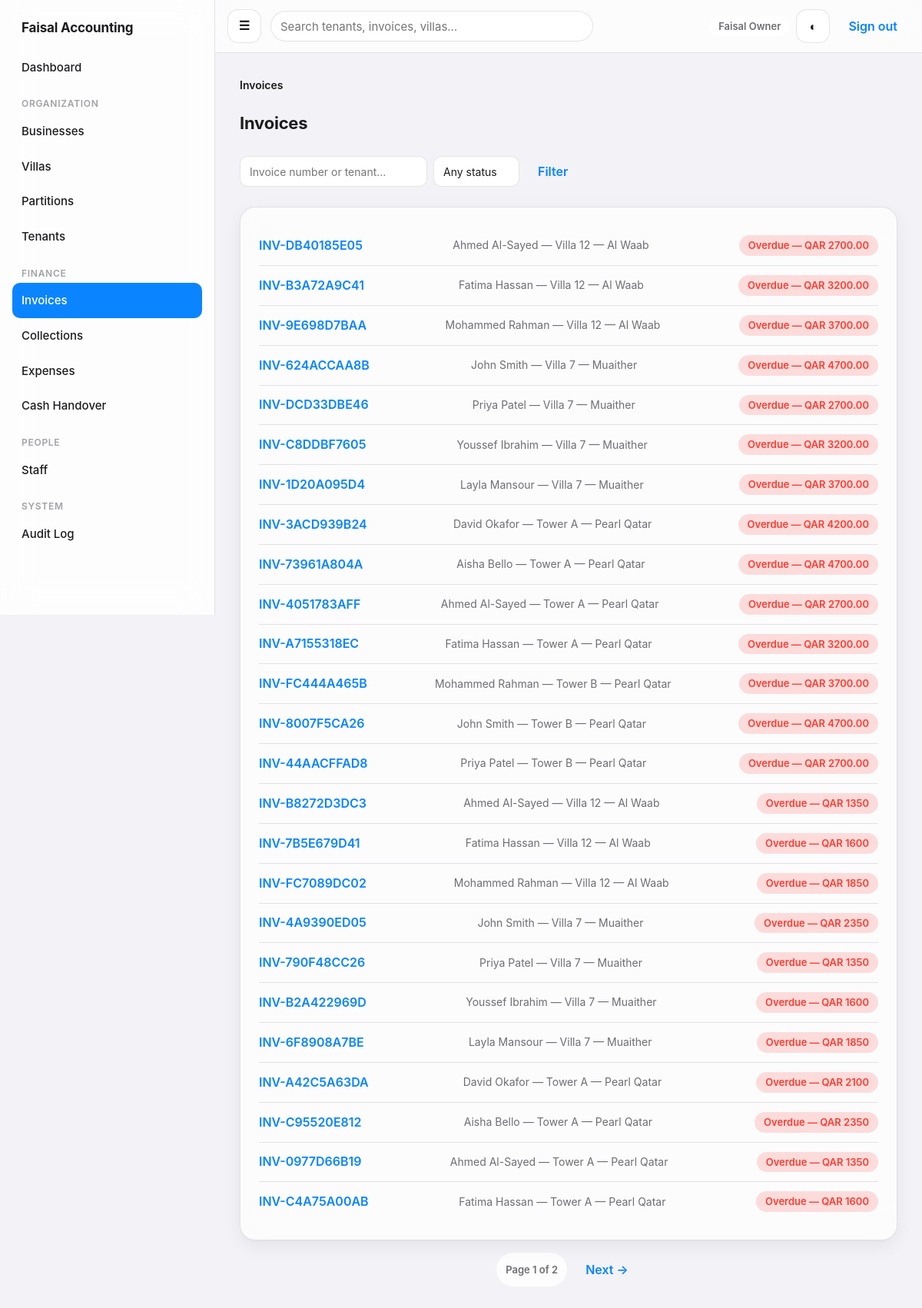
The page /billing/invoices/ (signed in) on the database its author committed.
### apps/accounts/models.py (models this page shows, shortened)
class User(AbstractUser):
    is_owner = models.BooleanField(default=False, help_text='Sees and can operate on every business/villa/financial record.')
    phone = models.CharField(max_length=32, blank=True)
    class Meta:
        ordering = ['username']

### apps/billing/models.py (models this page shows, shortened)
class Invoice(models.Model):
    partition = models.ForeignKey('villas.Partition', on_delete=models.PROTECT, related_name='invoices')
    tenant = models.ForeignKey('tenancy.Tenant', on_delete=models.PROTECT, related_name='invoices')
    invoice_number = models.CharField(max_length=32, unique=True, default=_generate_invoice_number, editable=False)
    billing_period_start = models.DateField()
    billing_period_end = models.DateField()
    issue_date = models.DateField()
    due_date = models.DateField()
    is_cancelled = models.BooleanField(default=False)
    notes = models.TextField(blank=True)
    created_at = models.DateTimeField(auto_now_add=True)
    created_by = models.ForeignKey(settings.AUTH_USER_MODEL, on_delete=models.PROTECT, related_name='+')
    updated_at = models.DateTimeField(auto_now=True)
    updated_by = models.ForeignKey(settings.AUTH_USER_MODEL, on_delete=models.PROTECT, related_name='+', null=True, blank=True)
    class Status(models.TextChoices):
        PENDING = ('pending', 'Pending')
        PARTIALLY_PAID = ('partially_paid', 'Partially Paid')
        PAID = ('paid', 'Paid')
        OVERDUE = ('overdue', 'Overdue')
        CANCELLED = ('cancelled', 'Cancelled')
    class Meta:
        ordering = ['-issue_date', '-id']
        constraints = [models.UniqueConstraint(fields=['partition', 'billing_period_start', 'billing_period_end'], name='unique_invoice_per_partition_per_period'), models.CheckConstraint(check=models.Q(due_date__gte=models.F('issue_date')), name='invoice_due_date_after_issue_date')]

### apps/tenancy/models.py (models this page shows, shortened)
class Tenant(models.Model):
    class Status(models.TextChoices):
        ACTIVE = ('active', 'Active')
        MOVED_OUT = ('moved_out', 'Moved Out')
        ARCHIVED = ('archived', 'Archived')
    partition = models.ForeignKey('villas.Partition', on_delete=models.PROTECT, related_name='tenancies')
    name = models.CharField(max_length=200)
    mobile = models.CharField(max_length=32, blank=True)
    id_document_number = models.CharField(max_length=64, blank=True)
    nationality = models.CharField(max_length=100, blank=True)
    move_in_date = models.DateField()
    move_out_date = models.DateField(null=True, blank=True)
    monthly_rent = models.DecimalField(max_digits=12, decimal_places=2)
    deposit = models.DecimalField(max_digits=12, decimal_places=2, default=Decimal('0.00'))
    status = models.CharField(max_length=20, choices=Status.choices, default=Status.ACTIVE)
    notes = models.TextField(blank=True)
    created_at = models.DateTimeField(auto_now_add=True)
    created_by = models.ForeignKey(settings.AUTH_USER_MODEL, on_delete=models.PROTECT, related_name='+')
    updated_at = models.DateTimeField(auto_now=True)
    updated_by = models.ForeignKey(settings.AUTH_USER_MODEL, on_delete=models.PROTECT, related_name='+', null=True, blank=True)
    class Meta:
        ordering = ['-move_in_date']
        constraints = [models.UniqueConstraint(fields=['partition'], condition=models.Q(status='active'), name='unique_active_tenant_per_partition'), models.CheckConstraint(check=models.Q(monthly_rent__gte=0) & models.Q(deposit__gte=0), name='tenant_amounts_non_negative')]

### apps/villas/models.py (models this page shows, shortened)
class Partition(models.Model):
    class Status(models.TextChoices):
        ACTIVE = ('active', 'Active')
        ARCHIVED = ('archived', 'Archived')
    villa = models.ForeignKey(Villa, on_delete=models.PROTECT, related_name='partitions')
    name = models.CharField(max_length=100)
    description = models.TextField(blank=True)
    status = models.CharField(max_length=20, choices=Status.choices, default=Status.ACTIVE)
    created_at = models.DateTimeField(auto_now_add=True)
    created_by = models.ForeignKey(settings.AUTH_USER_MODEL, on_delete=models.PROTECT, related_name='+')
    updated_at = models.DateTimeField(auto_now=True)
    updated_by = models.ForeignKey(settings.AUTH_USER_MODEL, on_delete=models.PROTECT, related_name='+', null=True, blank=True)
    class Meta:
        ordering = ['villa__name', 'name']
        constraints = [models.UniqueConstraint(fields=['villa', 'name'], name='unique_partition_name_per_villa')]

class Villa(models.Model):
    business = models.ForeignKey('businesses.Business', on_delete=models.PROTECT, related_name='villas')
    name = models.CharField(max_length=200)
    address = models.TextField(blank=True)
    landlord_name = models.CharField(max_length=200, blank=True)
    landlord_contact = models.CharField(max_length=200, blank=True)
    contract_start = models.DateField(null=True, blank=True)
    contract_end = models.DateField(null=True, blank=True)
    is_archived = models.BooleanField(default=False)
    created_at = models.DateTimeField(auto_now_add=True)
    created_by = models.ForeignKey(settings.AUTH_USER_MODEL, on_delete=models.PROTECT, related_name='+')
    class Meta:
        ordering = ['business__name', 'name']
        constraints = [models.UniqueConstraint(fields=['business', 'name'], name='unique_villa_name_per_business')]

### apps/billing/views.py (the view)
# urls.py: urlpatterns = [path('invoices/', views.invoice_list, name='invoice_list'), path('invoices/<int:pk>/', views.invoice_detail, name='invoice_detail'), path('invoices/<int:pk>/cancel/', views.invoice_canc
@login_required
def invoice_list(request):
    qs = selectors.invoices_visible_to(request.user).select_related('partition', 'partition__villa', 'tenant')
    q = request.GET.get('q', '').strip()
    if q:
        qs = qs.filter(Q(invoice_number__icontains=q) | Q(tenant__name__icontains=q))
    status = request.GET.get('status', '')
    if status:
        qs = billing_selectors.filter_by_status(qs, status)
    page_obj = paginate_queryset(request, qs.order_by('-issue_date'))
    for invoice in page_obj:
        invoice.computed_status = billing_selectors.invoice_status(invoice)
        invoice.computed_outstanding = billing_selectors.invoice_outstanding(invoice)
    return render(request, 'billing/invoice_list.html', {'page_obj': page_obj, 'q': q, 'status': status, 'status_choices': Invoice.Status.choices, 'breadcrumbs': [('Invoices', None)]})

### apps/accounts/context_processors.py (called while the page is built)
def nav(request):
    user = getattr(request, 'user', None)
    if user is None or not user.is_authenticated:
        return {}
    has_any_scope = user.is_owner or selectors.villas_visible_to(user).exists()
    return {'nav_has_scope': has_any_scope, 'nav_can_view_financials': selectors.can_view_financial_kpis(user), 'nav_can_manage_users': user.is_owner, 'nav_can_manage_operations': selectors.can_manage_villas_and_tenants(user), 'nav_pending_handover_count': _pending_handover_count(user) if has_any_scope else 0}

def _pending_handover_count(user):
    from apps.cash.models import CashHandover
    qs = selectors.cash_handovers_visible_to(user).filter(status=CashHandover.Status.SUBMITTED)
    if not user.is_owner and (not Assignment.objects.filter(user=user, role__in=[Assignment.Role.BUSINESS_MANAGER, Assignment.Role.ACCOUNTANT]).exists()):
        return 0
    return qs.count()

### apps/accounts/selectors.py (called while the page is built, shortened)
def invoices_visible_to(user) -> QuerySet[Invoice]:
    if user.is_owner:
        return Invoice.objects.all()
    return Invoice.objects.filter(partition__in=partitions_visible_to(user))

def cash_handovers_visible_to(user) -> QuerySet[CashHandover]:
    if user.is_owner:
        return CashHandover.objects.all()

def can_view_financial_kpis(user) -> bool:
    if user.is_owner:
        return True
    return Assignment.objects.filter(user=user, role__in=[Assignment.Role.BUSINESS_MANAGER, Assignment.Role.ACCOUNTANT]).exists()

def can_manage_villas_and_tenants(user) -> bool:
    if user.is_owner:
        return True
    return Assignment.objects.filter(user=user, role__in=[Assignment.Role.BUSINESS_MANAGER, Assignment.Role.VILLA_STAFF]).exists()

### apps/audit/context.py (called while the page is built)
def set_context(request) -> None:
    ip_address = request.META.get('HTTP_X_FORWARDED_FOR', '').split(',')[0].strip() or request.META.get('REMOTE_ADDR')
    actor = getattr(request, 'user', None)
    if actor is not None and (not actor.is_authenticated):
        actor = None
    _current_request_context.set(RequestContext(ip_address=ip_address or None, user_agent=request.META.get('HTTP_USER_AGENT', '')[:512], request_id=str(uuid.uuid4()), actor=actor))

def clear_context() -> None:
    _current_request_context.set(None)

### apps/billing/selectors.py (called while the page is built)
def invoice_total(invoice: Invoice) -> Decimal:
    return invoice.items.aggregate(total=Sum('amount'))['total'] or Decimal('0.00')

def invoice_outstanding(invoice: Invoice) -> Decimal:
    if invoice.is_cancelled:
        return Decimal('0.00')
    return invoice_total(invoice) - invoice_paid_amount(invoice)

### templates/billing/invoice_list.html (shortened to what this page needs)
{% extends "base.html" %}
{% block content %}
  <div class="page-header"><h1>Invoices</h1></div>
  <form class="filter-bar" method="get">
    <input type="search" name="q" placeholder="Invoice number or tenant…" value="{{ q }}">
    <select name="status" onchange="this.form.submit()">
      <option value="">Any status</option>
    </select>
    <button class="btn btn--ghost" type="submit">Filter</button>
  </form>
  <div class="card">
    {% if page_obj %}
      {% for invoice in page_obj %}
        <div class="list-row">
          <a class="list-row__title" href="{% url 'billing:invoice_detail' invoice.pk %}">{{ invoice.invoice_number }}</a>
          <span class="list-row__meta">{{ invoice.tenant.name }} — {{ invoice.partition.villa.name }}</span>
          {% if invoice.computed_status == "paid" %}<span class="pill pill--success">Paid</span>
          {% elif invoice.computed_status == "overdue" %}<span class="pill pill--danger">Overdue — QAR {{ invoice.computed_outstanding }}</span>
          {% elif invoice.computed_status == "cancelled" %}<span class="pill pill--neutral">Cancelled</span>
          {% elif invoice.computed_status == "partially_paid" %}<span class="pill pill--warning">QAR {{ invoice.computed_outstanding }} due</span>
          {% else %}<span class="pill pill--neutral">Pending — QAR {{ invoice.computed_outstanding }}</span>{% endif %}
        </div>
      {% endfor %}
    {% else %}
      <div class="empty-state">
        <div class="empty-state__title">No invoices generated yet.</div>
        <p>Generate an invoice from a tenant's partition page.</p>
      </div>
    {% endif %}
  </div>
  {% include "components/pagination.html" %}
{% endblock %}

### templates/base.html (shortened to what this page needs)
{% load static %}
<!doctype html>
<html lang="en">
<head>
  <link rel="stylesheet" href="{% static 'css/design-system.css' %}">
</head>
<body>
  <div class="app-shell">
    <aside class="sidebar" aria-label="Main navigation">
      <div class="sidebar__brand">Faisal Accounting</div>
      {% if user.is_authenticated %}
        <a class="sidebar__link{% if request.resolver_match.app_name == 'dashboard' %} sidebar__link--active{% endif %}" href="{% url 'dashboard:home' %}">Dashboard</a>
        {% if nav_has_scope %}
          <div class="sidebar__section">Organization</div>
          <a class="sidebar__link{% if request.resolver_match.app_name == 'businesses' %} sidebar__link--active{% endif %}" href="{% url 'businesses:list' %}">Businesses</a>
          <a class="sidebar__link{% if request.resolver_match.url_name == 'villa_list' %} sidebar__link--active{% endif %}" href="{% url 'villas:villa_list' %}">Villas</a>
          <a class="sidebar__link{% if request.resolver_match.url_name == 'partition_list' %} sidebar__link--active{% endif %}" href="{% url 'villas:partition_list' %}">Partitions</a>
          <a class="sidebar__link{% if request.resolver_match.app_name == 'tenancy' %} sidebar__link--active{% endif %}" href="{% url 'tenancy:list' %}">Tenants</a>
          <div class="sidebar__section">Finance</div>
          <a class="sidebar__link{% if request.resolver_match.url_name == 'invoice_list' or request.resolver_match.url_name == 'invoice_detail' %} sidebar__link--active{% endif %}" href="{% url 'billing:invoice_list' %}">Invoices</a>
          <a class="sidebar__link{% if request.resolver_match.url_name == 'payment_list' %} sidebar__link--active{% endif %}" href="{% url 'billing:payment_list' %}">Collections</a>
          <a class="sidebar__link{% if request.resolver_match.app_name == 'expenses' %} sidebar__link--active{% endif %}" href="{% url 'expenses:list' %}">Expenses</a>
          <a class="sidebar__link{% if request.resolver_match.app_name == 'cash' %} sidebar__link--active{% endif %}" href="{% url 'cash:handover_list' %}">
            <span>Cash Handover</span>
          </a>
        {% endif %}
        {% if nav_can_manage_users %}
          <div class="sidebar__section">People</div>
          <a class="sidebar__link{% if request.resolver_match.url_name == 'staff_list' %} sidebar__link--active{% endif %}" href="{% url 'accounts:staff_list' %}">Staff</a>
        {% endif %}
        {% if user.is_owner %}
          <div class="sidebar__section">System</div>
          <a class="sidebar__link{% if request.resolver_match.app_name == 'audit' %} sidebar__link--active{% endif %}" href="{% url 'audit:list' %}">Audit Log</a>
        {% endif %}
      {% endif %}
    </aside>
    <div class="content-area">
      <header class="topbar">
        <label for="nav-toggle" class="btn btn--icon sidebar-toggle-label" aria-label="Open menu">&#9776;</label>
        {% if user.is_authenticated and nav_has_scope %}
          <form class="topbar__search" method="get" action="{% url 'dashboard:search' %}" role="search">
            <input type="search" name="q" placeholder="Search tenants, invoices, villas…" value="{{ request.GET.q|default:'' }}" aria-label="Global search">
          </form>
        {% endif %}
        <div class="topbar__actions">
          {% if user.is_authenticated %}
            <span class="pill pill--neutral">{{ user.get_full_name|default:user.username }}</span>
          {% endif %}
          <button class="btn btn--icon" type="button" data-theme-toggle aria-label="Toggle dark mode">&#9680;</button>
          {% if user.is_authenticated %}
            <form method="post" action="{% url 'accounts:logout' %}">
              <button class="btn btn--ghost" type="submit">Sign out</button>
            </form>
          {% endif %}
        </div>
      </header>
      <main class="main">
        {% if breadcrumbs %}{% include "components/breadcrumbs.html" %}{% endif %}
        {% block content %}{% endblock %}
      </main>
    </div>
  </div>
</body>
</html>

### rows shown on the page
User: get_full_name "Faisal Owner"
Invoice: invoice_number "INV-DB40185E05", tenant.name "Ahmed Al-Sayed", partition.villa.name "Villa 12 — Al Waab", computed_outstanding "2700.00"
Invoice: invoice_number "INV-B3A72A9C41", tenant.name "Fatima Hassan", partition.villa.name "Villa 12 — Al Waab", computed_outstanding "3200.00"
Invoice: invoice_number "INV-9E698D7BAA", tenant.name "Mohammed Rahman", partition.villa.name "Villa 12 — Al Waab", computed_outstanding "3700.00"
Invoice: invoice_number "INV-624ACCAA8B", tenant.name "John Smith", partition.villa.name "Villa 7 — Muaither", computed_outstanding "4700.00"
Invoice: invoice_number "INV-DCD33DBE46", tenant.name "Priya Patel", partition.villa.name "Villa 7 — Muaither", computed_outstanding "2700.00"
Invoice: invoice_number "INV-C8DDBF7605", tenant.name "Youssef Ibrahim", partition.villa.name "Villa 7 — Muaither", computed_outstanding "3200.00"
Invoice: invoice_number "INV-1D20A095D4", tenant.name "Layla Mansour", partition.villa.name "Villa 7 — Muaither", computed_outstanding "3700.00"
Invoice: invoice_number "INV-3ACD939B24", tenant.name "David Okafor", partition.villa.name "Tower A — Pearl Qatar", computed_outstanding "4200.00"
Invoice: invoice_number "INV-73961A804A", tenant.name "Aisha Bello", partition.villa.name "Tower A — Pearl Qatar", computed_outstanding "4700.00"
Invoice: invoice_number "INV-4051783AFF", tenant.name "Ahmed Al-Sayed", partition.villa.name "Tower A — Pearl Qatar", computed_outstanding "2700.00"
Invoice: invoice_number "INV-A7155318EC", tenant.name "Fatima Hassan", partition.villa.name "Tower A — Pearl Qatar", computed_outstanding "3200.00"
Invoice: invoice_number "INV-FC444A465B", tenant.name "Mohammed Rahman", partition.villa.name "Tower B — Pearl Qatar", computed_outstanding "3700.00"
Invoice: invoice_number "INV-8007F5CA26", tenant.name "John Smith", partition.villa.name "Tower B — Pearl Qatar", computed_outstanding "4700.00"
Invoice: invoice_number "INV-44AACFFAD8", tenant.name "Priya Patel", partition.villa.name "Tower B — Pearl Qatar", computed_outstanding "2700.00"
Invoice: invoice_number "INV-B8272D3DC3", tenant.name "Ahmed Al-Sayed", partition.villa.name "Villa 12 — Al Waab", computed_outstanding "1350"
Invoice: invoice_number "INV-7B5E679D41", tenant.name "Fatima Hassan", partition.villa.name "Villa 12 — Al Waab", computed_outstanding "1600"
Invoice: invoice_number "INV-FC7089DC02", tenant.name "Mohammed Rahman", partition.villa.name "Villa 12 — Al Waab", computed_outstanding "1850"
Invoice: invoice_number "INV-4A9390ED05", tenant.name "John Smith", partition.villa.name "Villa 7 — Muaither", computed_outstanding "2350"
Invoice: invoice_number "INV-790F48CC26", tenant.name "Priya Patel", partition.villa.name "Villa 7 — Muaither", computed_outstanding "1350"
Invoice: invoice_number "INV-B2A422969D", tenant.name "Youssef Ibrahim", partition.villa.name "Villa 7 — Muaither", computed_outstanding "1600"
Invoice: invoice_number "INV-6F8908A7BE", tenant.name "Layla Mansour", partition.villa.name "Villa 7 — Muaither", computed_outstanding "1850"
Invoice: invoice_number "INV-A42C5A63DA", tenant.name "David Okafor", partition.villa.name "Tower A — Pearl Qatar", computed_outstanding "2100"
Invoice: invoice_number "INV-C95520E812", tenant.name "Aisha Bello", partition.villa.name "Tower A — Pearl Qatar", computed_outstanding "2350"
Invoice: invoice_number "INV-0977D66B19", tenant.name "Ahmed Al-Sayed", partition.villa.name "Tower A — Pearl Qatar", computed_outstanding "1350"
Invoice: invoice_number "INV-C4A75A00AB", tenant.name "Fatima Hassan", partition.villa.name "Tower A — Pearl Qatar", computed_outstanding "1600"

### other values the page prints
{{ label }} "Invoices"
{{ page_obj.number }} "1"
{{ page_obj.paginator.num_pages }} "2"
